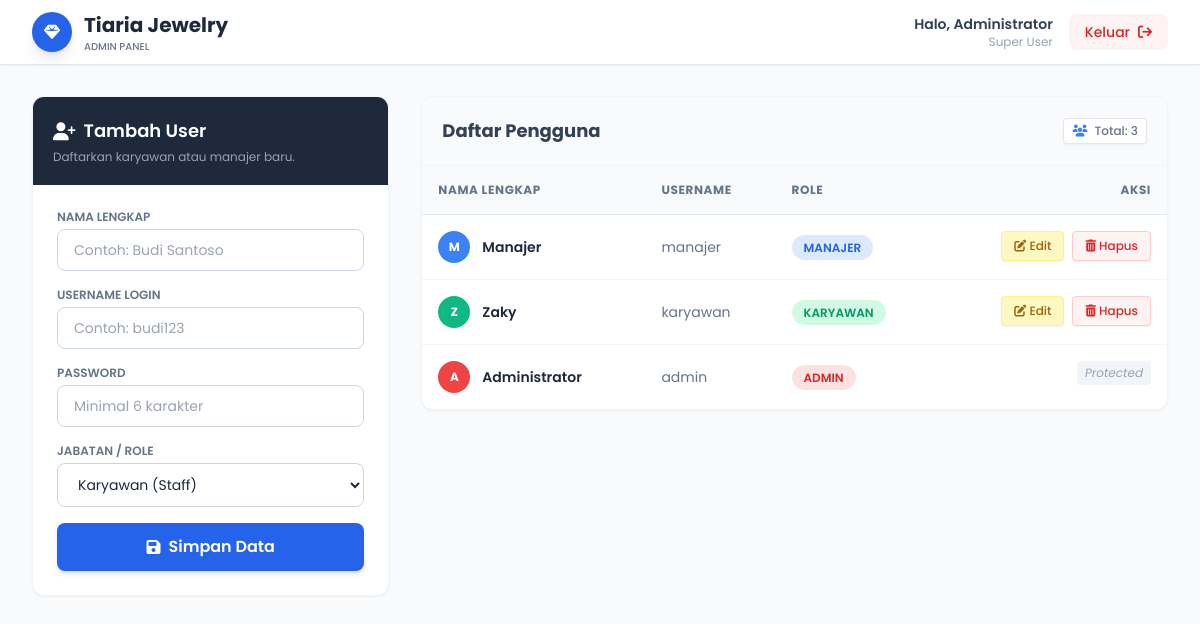
Page /admin (signed in) on the earlier database version.
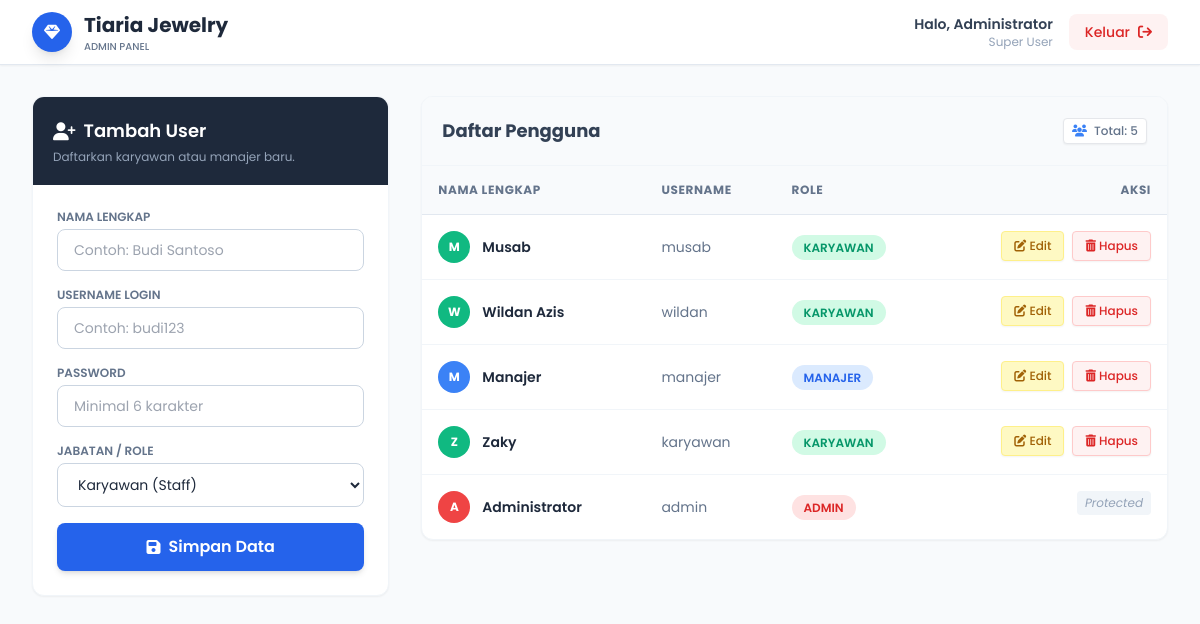
Same page on the later database version.
### tables this page shows
CREATE TABLE users (
                id INTEGER PRIMARY KEY AUTOINCREMENT,
                username TEXT UNIQUE NOT NULL,
                password TEXT NOT NULL,
                name TEXT NOT NULL,
                role TEXT NOT NULL DEFAULT 'karyawan', 
                created_at TIMESTAMP DEFAULT CURRENT_TIMESTAMP
            );

### app.py (the view)
@app.route('/admin')
@login_required
def admin_dashboard():
    if current_user.role != 'admin': return "⛔ AKSES DITOLAK"
    conn = create_connection()
    cursor = conn.cursor()
    cursor.execute("SELECT * FROM users ORDER BY id DESC")
    all_users = cursor.fetchall()
    conn.close()
    return render_template('admin_dashboard.html', users=all_users)

### app.py (called while the page is built)
@login_manager.user_loader
def load_user(user_id):
    return User.get_by_id(user_id)

@app.before_request
def make_session_permanent():
    session.permanent = True
    app.permanent_session_lifetime = timedelta(minutes=5) # Logout otomatis setelah 5 menit idle

### models.py (called while the page is built)
    @staticmethod
    def get_by_id(user_id):
        conn = create_connection()
        cursor = conn.cursor()
        cursor.execute("SELECT * FROM users WHERE id = ?", (user_id,))
        user_data = cursor.fetchone()
        conn.close()
        if user_data:
            return User(id=user_data[0], username=user_data[1], name=user_data[3], role=user_data[4])
        return None

### utils/db_manager.py (called while the page is built)
def create_connection():
    if not os.path.exists(DB_FOLDER):
        os.makedirs(DB_FOLDER)
    conn = sqlite3.connect(DB_PATH)
    return conn

### templates/admin_dashboard.html (shortened to what this page needs)
<!DOCTYPE html>
<html lang="id">
<head>
    <script src="https://cdn.tailwindcss.com"></script>
    <link rel="stylesheet" href="https://cdnjs.cloudflare.com/ajax/libs/font-awesome/6.4.0/css/all.min.css">
</head>
<body class="bg-slate-50 text-slate-800">
    <nav class="bg-white shadow-sm border-b border-slate-200 fixed w-full top-0 z-50">
        <div class="max-w-7xl mx-auto px-4 sm:px-6 lg:px-8">
            <div class="flex justify-between h-16">
                <div class="flex items-center gap-3">
                    <div class="w-10 h-10 rounded-full bg-blue-600 flex items-center justify-center text-white shadow-lg">
                        <i class="fa-solid fa-gem"></i>
                    </div>
                    <div>
                        <h1 class="font-bold text-xl text-slate-800">Tiaria Jewelry</h1>
                        <p class="text-[10px] text-slate-500 font-medium uppercase">Admin Panel</p>
                    </div>
                </div>
                <div class="flex items-center gap-4">
                    <div class="text-right hidden sm:block">
                        <p class="text-sm font-semibold text-slate-700">Halo, Administrator</p>
                        <p class="text-xs text-slate-400">Super User</p>
                    </div>
                    <a href="/logout" onclick="konfirmasiLogout(event)" class="bg-red-50 text-red-600 hover:bg-red-600 hover:text-white px-4 py-2 rounded-lg text-sm font-medium transition-all duration-300 flex items-center gap-2 group">
                        <span>Keluar</span>
                        <i class="fa-solid fa-arrow-right-from-bracket group-hover:translate-x-1 transition-transform"></i>
                    </a>
                </div>
            </div>
        </div>
    </nav>
    <main class="max-w-7xl mx-auto px-4 sm:px-6 lg:px-8 mt-24 mb-10">
        <div class="grid grid-cols-1 lg:grid-cols-3 gap-8">
            <div class="lg:col-span-1">
                <div class="bg-white rounded-xl shadow-sm border border-slate-100 overflow-hidden sticky top-24">
                    <div class="bg-slate-800 p-5 text-white">
                        <h2 class="font-semibold text-lg flex items-center gap-2"><i class="fa-solid fa-user-plus"></i> Tambah User</h2>
                        <p class="text-slate-400 text-xs mt-1">Daftarkan karyawan atau manajer baru.</p>
                    </div>
                    <div class="p-6">
                        <form action="/add_user" method="POST" class="space-y-4">
                            <div>
                                <label class="block text-xs font-semibold text-slate-500 uppercase mb-1">Nama Lengkap</label>
                                <input type="text" name="name" placeholder="Contoh: Budi Santoso" required
                                    class="w-full px-4 py-2.5 rounded-lg border border-slate-300 focus:border-blue-500 focus:ring-2 focus:ring-blue-100 outline-none text-sm">
                            </div>
                            <div>
                                <label class="block text-xs font-semibold text-slate-500 uppercase mb-1">Username Login</label>
                                <input type="text" name="username" placeholder="Contoh: budi123" required
                                    class="w-full px-4 py-2.5 rounded-lg border border-slate-300 focus:border-blue-500 focus:ring-2 focus:ring-blue-100 outline-none text-sm">
                            </div>
                            <div>
                                <label class="block text-xs font-semibold text-slate-500 uppercase mb-1">Password</label>
                                <input type="password" name="password" placeholder="Minimal 6 karakter" required
                                    class="w-full px-4 py-2.5 rounded-lg border border-slate-300 focus:border-blue-500 focus:ring-2 focus:ring-blue-100 outline-none text-sm">
                            </div>
                            <div>
                                <label class="block text-xs font-semibold text-slate-500 uppercase mb-1">Jabatan / Role</label>
                                <select name="role" class="w-full px-4 py-2.5 rounded-lg border border-slate-300 focus:border-blue-500 focus:ring-2 focus:ring-blue-100 outline-none text-sm bg-white">
                                    <option value="karyawan">Karyawan (Staff)</option>
                                </select>
                            </div>
                            <button type="submit" class="w-full bg-blue-600 hover:bg-blue-700 text-white font-semibold py-3 rounded-lg shadow-md hover:shadow-lg transition-all flex items-center justify-center gap-2 mt-4">
                                <i class="fa-solid fa-floppy-disk"></i> Simpan Data
                            </button>
                        </form>
                    </div>
                </div>
            </div>
            <div class="lg:col-span-2">
                <div class="bg-white rounded-xl shadow-sm border border-slate-100 overflow-hidden">
                    <div class="p-5 border-b border-slate-100 flex justify-between items-center bg-slate-50">
                        <h3 class="font-bold text-slate-700 text-lg">Daftar Pengguna</h3>
                        <span class="text-xs font-medium px-2 py-1 bg-white border rounded text-slate-500 shadow-sm">
                            <i class="fa-solid fa-users text-blue-500 mr-1"></i> Total: {{ users|length }}
                        </span>
                    </div>
                    <div class="overflow-x-auto">
                        <table class="w-full text-left border-collapse">
                            <thead>
                                <tr class="bg-slate-50 text-slate-500 uppercase text-xs font-bold tracking-wider">
                                    <th class="p-4 border-b border-slate-200">Nama Lengkap</th>
                                    <th class="p-4 border-b border-slate-200">Username</th>
                                    <th class="p-4 border-b border-slate-200">Role</th>
                                    <th class="p-4 border-b border-slate-200 text-right">Aksi</th>
                                </tr>
                            </thead>
                            <tbody class="text-sm text-slate-700 divide-y divide-slate-100">
                                {% for user in users %}
                                <tr class="hover:bg-blue-50/30 transition-colors duration-200">
                                    <td class="p-4 font-semibold text-slate-800">
                                        <div class="flex items-center gap-3">
                                            <div class="w-8 h-8 rounded-full flex items-center justify-center text-xs font-bold text-white
                                                {% if user[4] == 'admin' %} bg-red-500
                                                {% elif user[4] == 'manajer' %} bg-blue-500
                                                {% else %} bg-emerald-500 {% endif %}">
                                                {{ user[3][:1] }}
                                            </div>
                                            {{ user[3] }}
                                        </div>
                                    </td>
                                    <td class="p-4 text-slate-500">{{ user[1] }}</td>
                                    <td class="p-4">
                                        <span class="px-3 py-1 rounded-full text-xs font-semibold
                                            {% if user[4] == 'admin' %} bg-red-100 text-red-600
                                            {% elif user[4] == 'manajer' %} bg-blue-100 text-blue-600
                                            {% else %} bg-emerald-100 text-emerald-600 {% endif %}">
                                            {{ user[4]|upper }}
                                        </span>
                                    </td>
                                    <td class="p-4 text-right flex justify-end gap-2">
                                        {% if user[1] != 'admin' %} <button onclick="openEditModal('{{ user[0] }}', '{{ user[3] }}', '{{ user[1] }}', '{{ user[4] }}')"
                                                class="px-3 py-1.5 bg-yellow-100 text-yellow-700 hover:bg-yellow-200 rounded text-xs font-medium transition shadow-sm border border-yellow-200">
                                                <i class="fa-solid fa-pen-to-square"></i> Edit
                                            </button>
                                            <button onclick="konfirmasiHapus(event, '{{ user[0] }}', '{{ user[3] }}')"
                                               class="px-3 py-1.5 bg-red-50 text-red-600 hover:bg-red-100 rounded text-xs font-medium transition shadow-sm border border-red-200">
                                                <i class="fa-solid fa-trash-can"></i> Hapus
                                            </button>
                                        {% else %}
                                            <span class="text-xs text-slate-400 italic bg-slate-100 px-2 py-1 rounded">Protected</span>
                                        {% endif %}
                                    </td>
                                </tr>
                                {% endfor %}
                            </tbody>
                        </table>
                    </div>
                </div>
            </div>
        </div>
    </main>
</body>
</html>

### templates/admin_dashboard.html (style rules this page uses)
body { font-family: 'Poppins', sans-serif; }

Differences in the rows shown:
added users: name "M", name "Musab", username "musab", role "KARYAWAN"
added users: name "W", name "Wildan Azis", username "wildan", role "KARYAWAN"
Other differences:
{{ users|length }}: "3" → "5"
